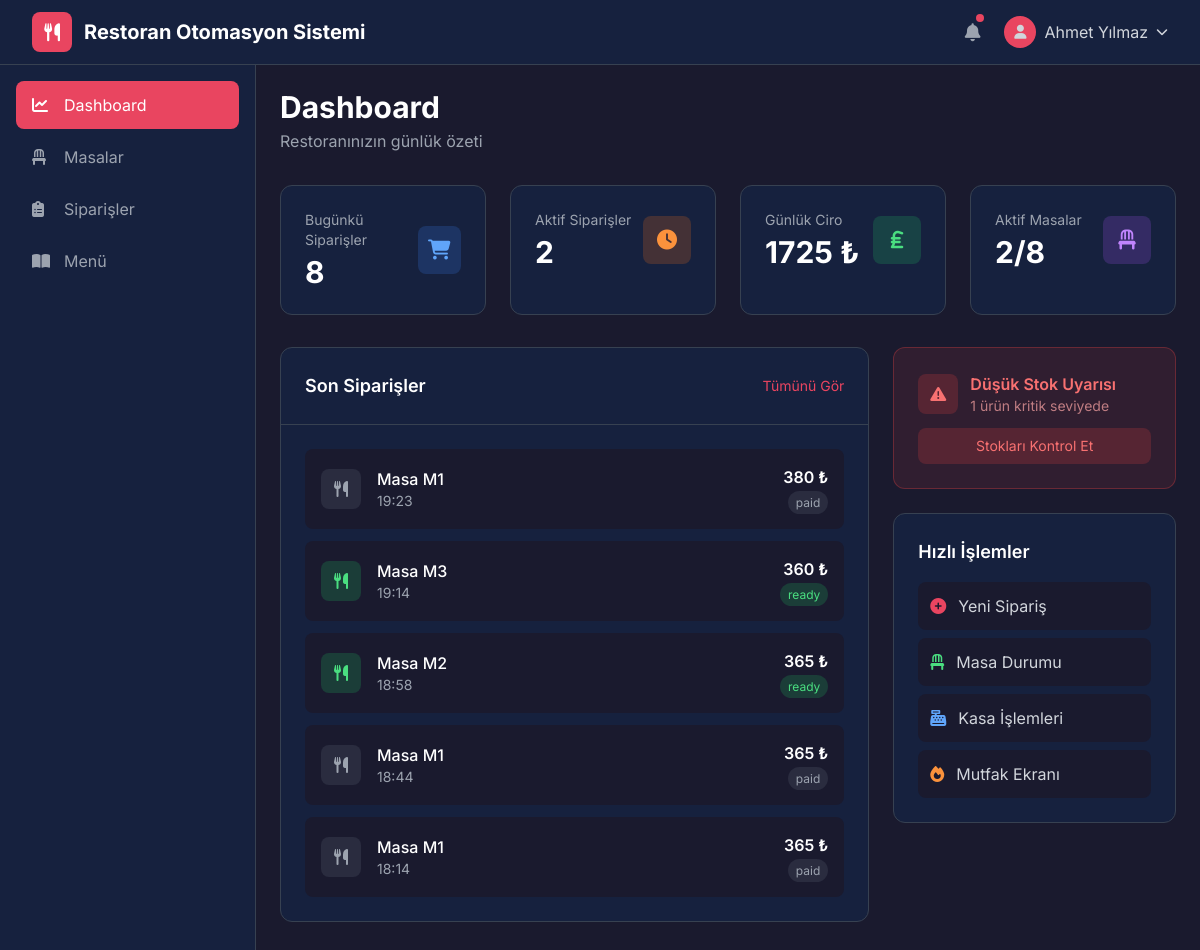
The page /dashboard/ (signed in) on the database its author committed.
### app/models/user.py (models this page shows, shortened)
class User(Base):
    __tablename__ = "users"
    id = Column(Integer, primary_key=True, index=True)
    username = Column(String(50), unique=True, nullable=False, index=True)
    email = Column(String(100), unique=True, nullable=True)
    full_name = Column(String(100), nullable=False)
    password_hash = Column(String(255), nullable=False)
    role = Column(Enum(UserRole), default=UserRole.WAITER, nullable=False)
    phone = Column(String(20), nullable=True)
    is_active = Column(Boolean, default=True)
    created_at = Column(DateTime(timezone=True), server_default=func.now())
    updated_at = Column(DateTime(timezone=True), onupdate=func.now())
    orders = relationship("Order", back_populates="user")

### app/models/order.py (models this page shows, shortened)
class Order(Base):
    __tablename__ = "orders"
    id = Column(Integer, primary_key=True, index=True)
    table_id = Column(Integer, ForeignKey("tables.id"), nullable=False)
    user_id = Column(Integer, ForeignKey("users.id"), nullable=False)  # Siparişi alan personel
    status = Column(Enum(OrderStatus), default=OrderStatus.PENDING)
    payment_status = Column(Enum(PaymentStatus), default=PaymentStatus.UNPAID)
    total_amount = Column(Float, default=0.0)
    discount_amount = Column(Float, default=0.0)
    final_amount = Column(Float, default=0.0)
    notes = Column(String(500), nullable=True)
    created_at = Column(DateTime(timezone=True), server_default=func.now())
    updated_at = Column(DateTime(timezone=True), onupdate=func.now())
    closed_at = Column(DateTime(timezone=True), nullable=True)
    table = relationship("Table", back_populates="orders")
    user = relationship("User", back_populates="orders")
    items = relationship("OrderItem", back_populates="order", cascade="all, delete-orphan")
    payments = relationship("Payment", back_populates="order")

### app/models/table.py (models this page shows, shortened)
class Table(Base):
    __tablename__ = "tables"
    id = Column(Integer, primary_key=True, index=True)
    table_number = Column(String(10), unique=True, nullable=False)
    section = Column(String(50), default="İç Mekan")  # İç Mekan, Bahçe, Üst Kat
    capacity = Column(Integer, default=4)
    status = Column(Enum(TableStatus), default=TableStatus.EMPTY)
    position_x = Column(Float, default=0.0)  # Görsel konum
    position_y = Column(Float, default=0.0)
    orders = relationship("Order", back_populates="table")

### app/routers/dashboard.py (the view)
@router.get("/", response_class=HTMLResponse)
async def dashboard(request: Request, user: User = Depends(get_current_user), db: Session = Depends(get_db)):
    today = datetime.now().date()
    today_start = datetime.combine(today, datetime.min.time())
    stats = {
        "total_orders_today": db.query(Order).filter(Order.created_at >= today_start).count(),
        "active_orders": db.query(Order).filter(Order.status.notin_([OrderStatus.PAID, OrderStatus.CANCELLED])).count(),
        "total_revenue_today": db.query(func.sum(Order.final_amount)).filter(
            Order.created_at >= today_start, Order.payment_status == PaymentStatus.PAID
        ).scalar() or 0,
        "active_tables": db.query(Table).filter(Table.status == "occupied").count(),
        "total_tables": db.query(Table).count(),
        "low_stock_items": db.query(Inventory).filter(Inventory.quantity <= Inventory.min_stock).count()
    }
    recent_orders = db.query(Order).order_by(Order.created_at.desc()).limit(5).all()
    popular_products = []  # İleride eklenecek
    return render_template("dashboard.html", {
        "request": request,
        "user": user,
        "stats": stats,
        "recent_orders": recent_orders,
        "popular_products": popular_products,
        "app_name": "Restoran Otomasyon Sistemi"
    })

### templates/dashboard.html (shortened to what this page needs)
{% extends "base.html" %}
{% block content %}
<div class="max-w-7xl mx-auto">
    <div class="mb-8">
        <h1 class="text-3xl font-bold text-white">Dashboard</h1>
        <p class="text-gray-400 mt-1">Restoranınızın günlük özeti</p>
    </div>
    <div class="grid grid-cols-1 md:grid-cols-2 lg:grid-cols-4 gap-6 mb-8">
        <div class="bg-secondary rounded-xl p-6 border border-gray-700">
            <div class="flex items-center justify-between">
                <div>
                    <p class="text-gray-400 text-sm">Bugünkü Siparişler</p>
                    <p class="text-3xl font-bold text-white mt-1">{{ stats.total_orders_today }}</p>
                </div>
                <div class="w-12 h-12 bg-blue-500/20 rounded-lg flex items-center justify-center">
                    <i class="fas fa-shopping-cart text-blue-400 text-xl"></i>
                </div>
            </div>
        </div>
        <div class="bg-secondary rounded-xl p-6 border border-gray-700">
            <div class="flex items-center justify-between">
                <div>
                    <p class="text-gray-400 text-sm">Aktif Siparişler</p>
                    <p class="text-3xl font-bold text-white mt-1">{{ stats.active_orders }}</p>
                </div>
                <div class="w-12 h-12 bg-orange-500/20 rounded-lg flex items-center justify-center">
                    <i class="fas fa-clock text-orange-400 text-xl"></i>
                </div>
            </div>
        </div>
        <div class="bg-secondary rounded-xl p-6 border border-gray-700">
            <div class="flex items-center justify-between">
                <div>
                    <p class="text-gray-400 text-sm">Günlük Ciro</p>
                    <p class="text-3xl font-bold text-white mt-1">{{ "%.0f"|format(stats.total_revenue_today) }} ₺</p>
                </div>
                <div class="w-12 h-12 bg-green-500/20 rounded-lg flex items-center justify-center">
                    <i class="fas fa-lira-sign text-green-400 text-xl"></i>
                </div>
            </div>
        </div>
        <div class="bg-secondary rounded-xl p-6 border border-gray-700">
            <div class="flex items-center justify-between">
                <div>
                    <p class="text-gray-400 text-sm">Aktif Masalar</p>
                    <p class="text-3xl font-bold text-white mt-1">{{ stats.active_tables }}/{{ stats.total_tables }}</p>
                </div>
                <div class="w-12 h-12 bg-purple-500/20 rounded-lg flex items-center justify-center">
                    <i class="fas fa-chair text-purple-400 text-xl"></i>
                </div>
            </div>
        </div>
    </div>
    <div class="grid grid-cols-1 lg:grid-cols-3 gap-6">
        <div class="lg:col-span-2 bg-secondary rounded-xl border border-gray-700">
            <div class="p-6 border-b border-gray-700 flex justify-between items-center">
                <h2 class="text-lg font-semibold text-white">Son Siparişler</h2>
                <a href="/orders" class="text-primary hover:text-primary/80 text-sm">Tümünü Gör</a>
            </div>
            <div class="p-6">
                {% if recent_orders %}
                <div class="space-y-3">
                    {% for order in recent_orders %}
                    <div class="flex items-center justify-between p-4 bg-surface rounded-lg">
                        <div class="flex items-center space-x-4">
                            <div class="w-10 h-10 rounded-lg flex items-center justify-center
                                {% if order.status.value == 'pending' %}bg-yellow-500/20 text-yellow-400
                                {% elif order.status.value == 'preparing' %}bg-orange-500/20 text-orange-400
                                {% elif order.status.value == 'ready' %}bg-green-500/20 text-green-400
                                {% else %}bg-gray-500/20 text-gray-400{% endif %}">
                                <i class="fas fa-utensils"></i>
                            </div>
                            <div>
                                <p class="text-white font-medium">Masa {{ order.table.table_number if order.table else '?' }}</p>
                                <p class="text-gray-400 text-sm">{{ order.created_at.strftime('%H:%M') if order.created_at else '-' }}</p>
                            </div>
                        </div>
                        <div class="text-right">
                            <p class="text-white font-semibold">{{ "%.0f"|format(order.final_amount) }} ₺</p>
                            <span class="text-xs px-2 py-1 rounded-full
                                {% if order.status.value == 'pending' %}bg-yellow-500/20 text-yellow-400
                                {% elif order.status.value == 'preparing' %}bg-orange-500/20 text-orange-400
                                {% elif order.status.value == 'ready' %}bg-green-500/20 text-green-400
                                {% else %}bg-gray-500/20 text-gray-400{% endif %}">
                                {{ order.status.value }}
                            </span>
                        </div>
                    </div>
                    {% endfor %}
                </div>
                {% else %}
                <div class="text-center py-8 text-gray-500">
                    <i class="fas fa-inbox text-4xl mb-3"></i>
                    <p>Henüz sipariş yok</p>
                </div>
                {% endif %}
            </div>
        </div>
        <div class="space-y-6">
            {% if stats.low_stock_items > 0 %}
            <div class="bg-red-500/10 border border-red-500/30 rounded-xl p-6">
                <div class="flex items-center space-x-3 mb-3">
                    <div class="w-10 h-10 bg-red-500/20 rounded-lg flex items-center justify-center">
                        <i class="fas fa-exclamation-triangle text-red-400"></i>
                    </div>
                    <div>
                        <h3 class="text-red-400 font-semibold">Düşük Stok Uyarısı</h3>
                        <p class="text-red-300/70 text-sm">{{ stats.low_stock_items }} ürün kritik seviyede</p>
                    </div>
                </div>
                <a href="/inventory" class="block w-full text-center bg-red-500/20 hover:bg-red-500/30 text-red-400 py-2 rounded-lg transition text-sm">
                    Stokları Kontrol Et
                </a>
            </div>
            {% endif %}
            <div class="bg-secondary rounded-xl border border-gray-700 p-6">
                <h3 class="text-lg font-semibold text-white mb-4">Hızlı İşlemler</h3>
                <div class="space-y-2">
                    <a href="/orders" class="flex items-center space-x-3 p-3 bg-surface rounded-lg hover:bg-surface-light transition">
                        <i class="fas fa-plus-circle text-primary"></i>
                        <span class="text-gray-300">Yeni Sipariş</span>
                    </a>
                    <a href="/tables" class="flex items-center space-x-3 p-3 bg-surface rounded-lg hover:bg-surface-light transition">
                        <i class="fas fa-chair text-green-400"></i>
                        <span class="text-gray-300">Masa Durumu</span>
                    </a>
                    <a href="/payments" class="flex items-center space-x-3 p-3 bg-surface rounded-lg hover:bg-surface-light transition">
                        <i class="fas fa-cash-register text-blue-400"></i>
                        <span class="text-gray-300">Kasa İşlemleri</span>
                    </a>
                    <a href="/kitchen" class="flex items-center space-x-3 p-3 bg-surface rounded-lg hover:bg-surface-light transition">
                        <i class="fas fa-fire text-orange-400"></i>
                        <span class="text-gray-300">Mutfak Ekranı</span>
                    </a>
                </div>
            </div>
        </div>
    </div>
</div>
{% endblock %}

### templates/base.html (shortened to what this page needs)
<!DOCTYPE html>
<html lang="tr">
<head>
    <script src="https://cdn.tailwindcss.com"></script>
    <link rel="stylesheet" href="https://cdnjs.cloudflare.com/ajax/libs/font-awesome/6.4.0/css/all.min.css">
    <link rel="stylesheet" href="/static/css/custom.css">
</head>
<body class="bg-surface text-gray-100 font-sans min-h-screen">
    {% if user %}
    <nav class="bg-secondary border-b border-gray-700 sticky top-0 z-50">
        <div class="max-w-7xl mx-auto px-4 sm:px-6 lg:px-8">
            <div class="flex justify-between h-16">
                <div class="flex items-center">
                    <a href="/dashboard" class="flex items-center space-x-3">
                        <div class="w-10 h-10 bg-primary rounded-lg flex items-center justify-center">
                            <i class="fas fa-utensils text-white text-lg"></i>
                        </div>
                        <span class="text-xl font-bold text-white">{{ app_name }}</span>
                    </a>
                </div>
                <div class="flex items-center space-x-4">
                    <button class="relative p-2 text-gray-400 hover:text-white transition">
                        <i class="fas fa-bell text-lg"></i>
                        <span class="absolute top-1 right-1 w-2 h-2 bg-primary rounded-full"></span>
                    </button>
                    <div class="relative group">
                        <button class="flex items-center space-x-2 text-gray-300 hover:text-white transition">
                            <div class="w-8 h-8 bg-primary rounded-full flex items-center justify-center">
                                <i class="fas fa-user text-sm"></i>
                            </div>
                            <span class="hidden md:block">{{ user.full_name }}</span>
                            <i class="fas fa-chevron-down text-xs"></i>
                        </button>
                    </div>
                </div>
            </div>
        </div>
    </nav>
    <div class="flex">
        <aside class="w-64 bg-secondary min-h-screen border-r border-gray-700 hidden md:block">
            <div class="p-4">
                <nav class="space-y-1">
                    {% set role = user.role.value %}
                    {% if role == 'admin' %}
                        {% set nav_items = [
                            ('/dashboard', 'fas fa-chart-line', 'Dashboard'),
                            ('/tables', 'fas fa-chair', 'Masalar'),
                            ('/orders', 'fas fa-clipboard-list', 'Siparişler'),
                            ('/kitchen', 'fas fa-fire', 'Mutfak'),
                            ('/payments', 'fas fa-cash-register', 'Kasa'),
                            ('/menu', 'fas fa-book-open', 'Menü'),
                            ('/inventory', 'fas fa-boxes', 'Stok'),
                            ('/reports', 'fas fa-chart-bar', 'Raporlar')
                        ] %}
                    {% elif role == 'waiter' %}
                        {% set nav_items = [
                            ('/dashboard', 'fas fa-chart-line', 'Dashboard'),
                            ('/tables', 'fas fa-chair', 'Masalar'),
                            ('/orders', 'fas fa-clipboard-list', 'Siparişler'),
                            ('/menu', 'fas fa-book-open', 'Menü')
                        ] %}
                    {% elif role == 'chef' %}
                        {% set nav_items = [
                            ('/dashboard', 'fas fa-chart-line', 'Dashboard'),
                            ('/kitchen', 'fas fa-fire', 'Mutfak')
                        ] %}
                    {% elif role == 'cashier' %}
                        {% set nav_items = [
                            ('/dashboard', 'fas fa-chart-line', 'Dashboard'),
                            ('/payments', 'fas fa-cash-register', 'Kasa'),
                            ('/reports', 'fas fa-chart-bar', 'Raporlar')
                        ] %}
                    {% else %}
                        {% set nav_items = [
                            ('/dashboard', 'fas fa-chart-line', 'Dashboard')
                        ] %}
                    {% endif %}
                    {% for url, icon, label in nav_items %}
                    <a href="{{ url }}" class="flex items-center space-x-3 px-4 py-3 rounded-lg {% if request.url.path.startswith(url) %}bg-primary text-white{% else %}text-gray-400 hover:bg-surface-light hover:text-white{% endif %} transition">
                        <i class="{{ icon }} w-5"></i>
                        <span>{{ label }}</span>
                    </a>
                    {% endfor %}
                </nav>
            </div>
        </aside>
        <main class="flex-1 p-6 overflow-auto">
            {% block content %}{% endblock %}
        </main>
    </div>
    {% else %}
    <main>
        {{ self.content() }}
    </main>
    {% endif %}
</body>
</html>

### rows shown on the page
User: full_name "Ahmet Yılmaz", role "WAITER" (drawn)
Order: table "M1", created_at "19:23", final_amount "380", status.value "paid"
Order: table "M3", created_at "19:14", final_amount "360", status.value "ready"
Order: table "M2", created_at "18:58", final_amount "365", status.value "ready"
Order: table "M1", created_at "18:44", final_amount "365", status.value "paid"
Order: table "M1", created_at "18:14", final_amount "365", status.value "paid"

### other values the page prints
{{ app_name }} "Restoran Otomasyon Sistemi"
{{ label }} "Dashboard" "Masalar" "Siparişler" "Menü"
{{ stats.total_orders_today }} "8"
{{ stats.active_orders }} "2"
{{ "%.0f"|format(stats.total_revenue_today) }} "1725"
{{ stats.active_tables }} "2"
{{ stats.total_tables }} "8"
{{ stats.low_stock_items }} "1"
